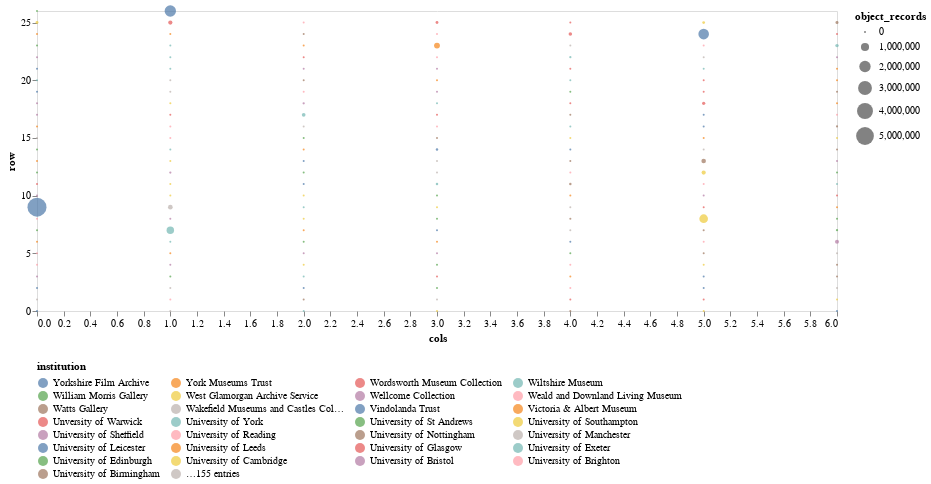

Here is the notebook cell this chart was saved with:
### Code cell
alt.Chart(artefacts_df).mark_circle().encode(
    color=alt.Color('institution:N', sort='descending', legend=alt.Legend(orient='bottom',columns=4)),
    x='cols:Q',
    y='row:Q',
    size='object_records:Q',
    tooltip='institution:N'
).properties(width=800).configure_axis(grid=False, domain=False)

### Figure 1 — Vega-Lite specification as saved in the notebook (floating-point values rounded to 4 significant figures; data arrays with more than 128 entries replaced by an {"elided": "..."} marker saying what was removed)
{"config": {"view": {"continuousWidth": 300, "continuousHeight": 300}, "axis": {"domain": false, "grid": false}}, "data": {"name": "data-edc515439046a5d08d3af504ae7fa914"}, "mark": {"type": "circle"}, "encoding": {"color": {"field": "institution", "legend": {"columns": 4, "orient": "bottom"}, "sort": "descending", "type": "nominal"}, "size": {"field": "object_records", "type": "quantitative"}, "tooltip": {"field": "institution", "type": "nominal"}, "x": {"field": "cols", "type": "quantitative"}, "y": {"field": "row", "type": "quantitative"}}, "width": 800, "$schema": "https://vega.github.io/schema/vega-lite/v5.17.0.json", "datasets": {"data-edc515439046a5d08d3af504ae7fa914": {"elided": "184 records"}}}
